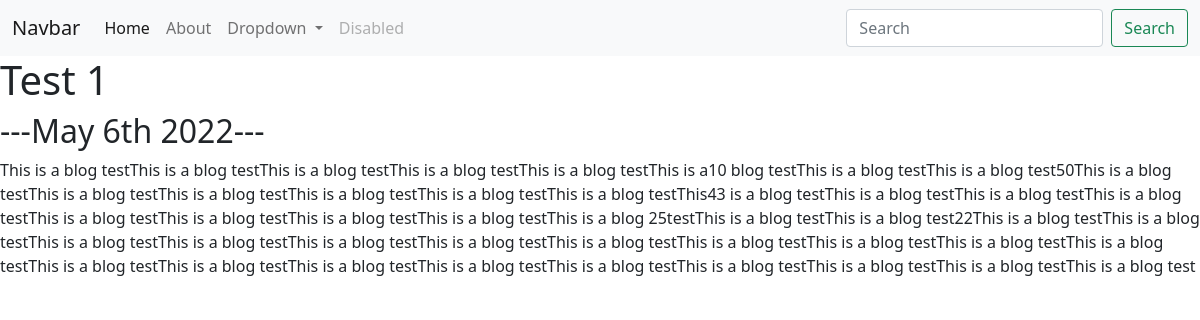
Page /blog/1/ on the committed database.
### blog/models.py (models this page shows)
class Blog(models.Model):
    title = models.CharField(max_length=200)
    description = models.TextField()
    date = models.DateField()

### blog/views.py (the view)
# urls.py: path('<int:blog_id>/', views.detail, name='detail'),
def detail(request, blog_id):
    blog = get_object_or_404(Blog, pk=blog_id)
    return render(request, 'blog/detail.html' , {'blog':blog})

### blog/templates/blog/detail.html
{% extends 'portfolio/base.html' %}
{% block content %}
<h1>{{ blog.title }}</h1>
<h2>---{{ blog.date|date:'F jS Y' }}---</h2>
{{ blog.description|safe }}
{% endblock %}

### rows in the picture
Blog: title "Test 1", date "May 6th 2022", description "This is a blog testThis is a blog testThis is a blog testThis is a blog testThis is a blog testThis is a10 blog testThis is a blog testThis is a blog test50This is a blog testThis is a blog testThis is a blog testThis is a blog testThis is a blog testThis is a blog testThis43 is a blog testThis is a blog testThis is a blog testThis is a blog testThis is a blog testThis is a blog testThis is a blog testThis is a blog testThis is a blog 25testThis is a blog testThis is a blog test22This is a blog testThis is a blog testThis is a blog testThis is a blog testThis is a blog testThis is a blog testThis is a blog testThis is a blog testThis is a blog testThis is a blog testThis is a blog testThis…"
